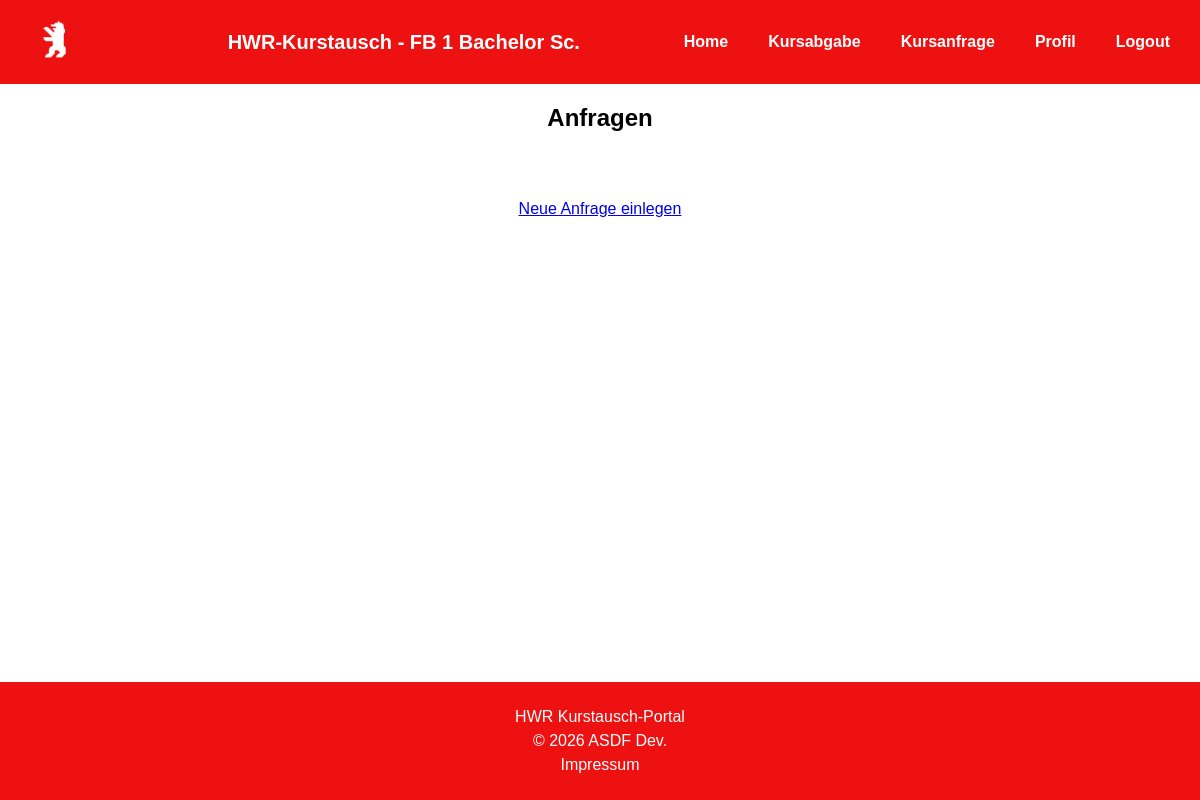
Page /anfragen on the earlier database version.
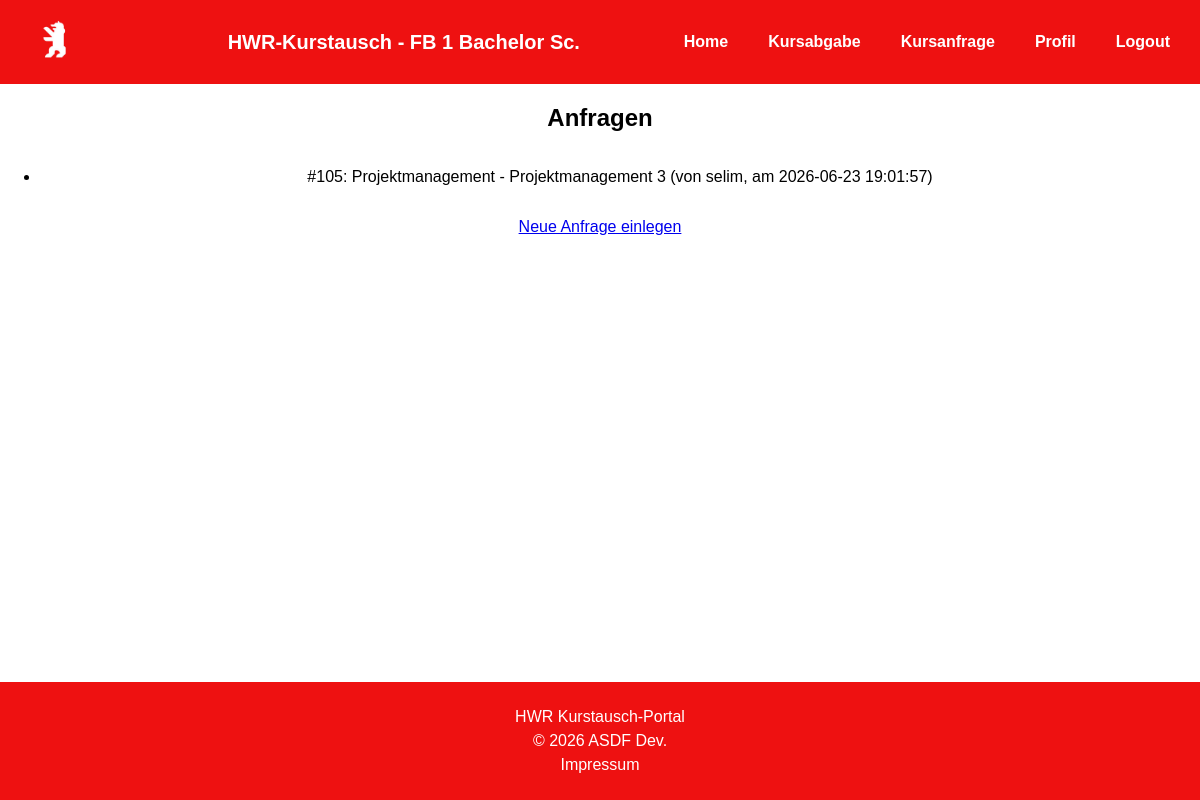
Same page on the later database version.
### tables this page shows
CREATE TABLE anfrage (
        anfrage_id INTEGER NOT NULL PRIMARY KEY AUTOINCREMENT,
        kurs_id INTEGER NOT NULL,
        username TEXT NOT NULL,
        zeitpunkt DATETIME DEFAULT CURRENT_TIMESTAMP,
                   
        FOREIGN KEY (kurs_id) REFERENCES kursangebot(kurs_id),
        FOREIGN KEY (username) REFERENCES student(username)
    );

CREATE TABLE kursangebot (
        kurs_id INTEGER NOT NULL PRIMARY KEY AUTOINCREMENT,
        kursbezeichnung TEXT NOT NULL,
        modul_id TEXT NOT NULL,
        semester TEXT NOT NULL,
        dozent TEXT,
        zeiten TEXT,
        sprache TEXT,
                   
        FOREIGN KEY (modul_id) REFERENCES modul(modul_id)
    );

### kursabgabe.py (the view)
@kursabgabe.route("/anfragen")
def anfragen_liste():
    conn = sqlite3.connect(DB_PATH)
    cursor = conn.cursor()
    cursor.execute("""
        SELECT anfrage.anfrage_id, kursangebot.kursbezeichnung, anfrage.username, anfrage.zeitpunkt
        FROM anfrage
        JOIN kursangebot ON anfrage.kurs_id = kursangebot.kurs_id
        ORDER BY anfrage.zeitpunkt ASC
    """)
    anfragen = cursor.fetchall()
    conn.close()
    return render_template("anfrage_liste.html", anfragen=anfragen)

### templates/anfrage_liste.html (shortened to what this page needs)
{% extends "base.html" %}
{% block CONTENT %}
    <h1>Anfragen</h1>
    <ul>
      {% for anfrage in anfragen %}
        <li>#{{ anfrage[0] }}: {{ anfrage[1] }} (von {{ anfrage[2] }}, am {{ anfrage[3] }})</li>
      {% endfor %}
    </ul>
    <p><a href="{{ url_for('kursabgabe.anfrage_neu') }}">Neue Anfrage einlegen</a></p>
{% endblock %}

Differences in the rows shown:
added anfrage: anfrage_id "105", kursbezeichnung "Projektmanagement - Projektmanagement 3", username "selim", zeitpunkt "2026-06-23 19:01:57"
